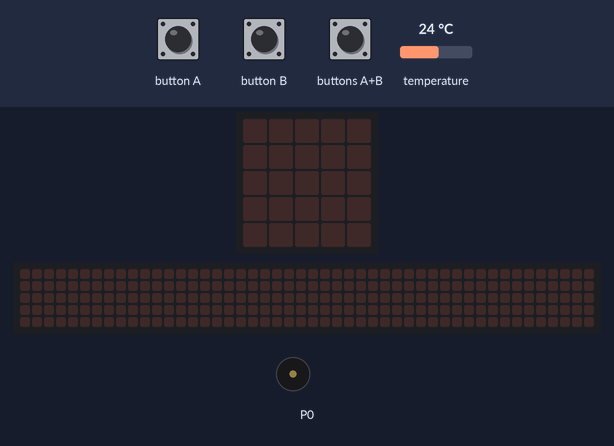
A program run on a simulated BBC micro:bit (MakeCode). On the bench: the board's 5×5 LED display, a strip that is not on the board, showing the scrolling text unrolled, buzzer (waves = sounding). Inputs (shaded band) come from the test bench; at power-on: temperature 24 °C. The 48×5 strip is a reading aid, not a part: it shows the text the display is scrolling, unrolled, one strip-width of it at a time.

Above: at 1.2 s.
1.3 s: button A pressed for 0.15 s
At 2.2 s:
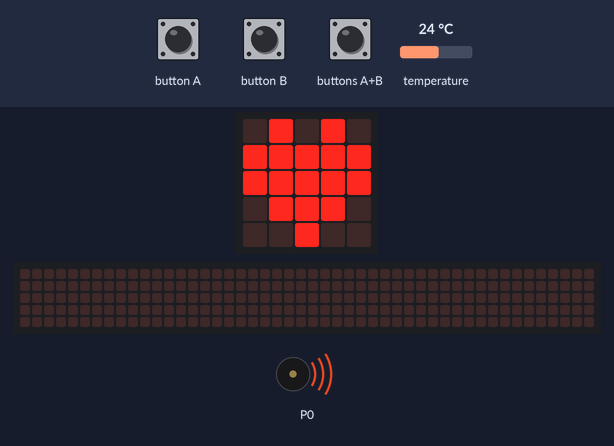
4.3 s: buttons A+B pressed for 0.15 s
At 7.0 s:
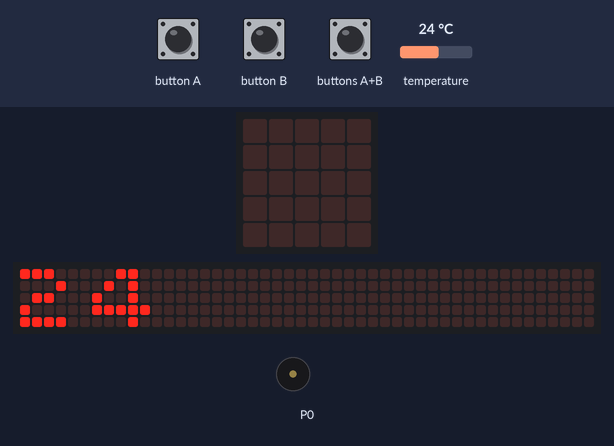
7.3 s: button A pressed for 0.15 s
At 7.65 s:
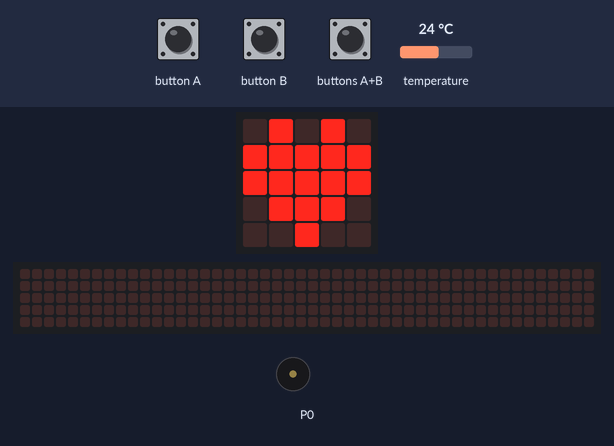
10.3 s: button B pressed for 0.15 s
At 11.2 s:
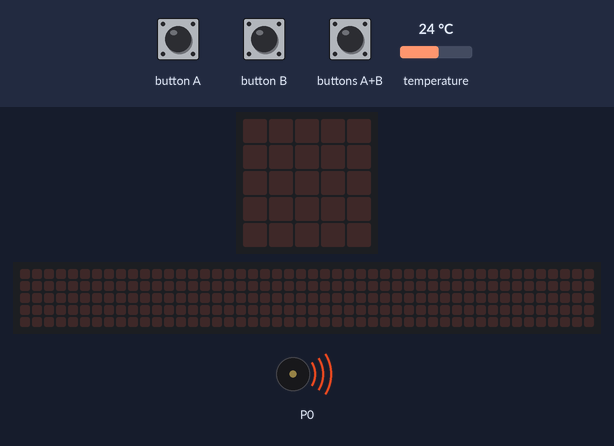
13.3 s: buttons A+B pressed for 1 s
At 14.52 s:
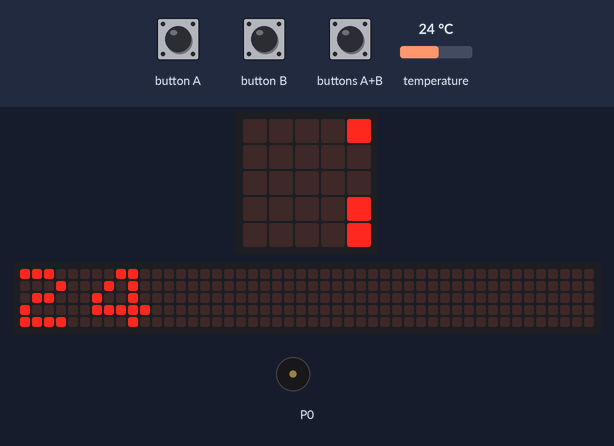
Timing chart, 0 to 16.3 s (numbered marks = the images above; inputs shaded):
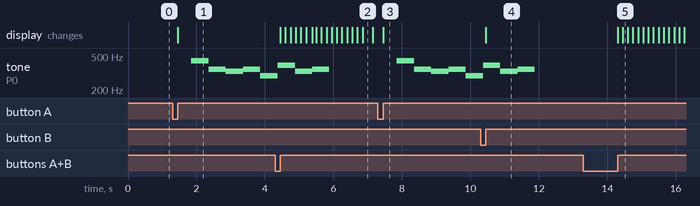

The program:

main.ts
```typescript
input.onButtonPressed(Button.A, function () {
    basic.showLeds(`
        . # . # .
        # # # # #
        # # # # #
        . # # # .
        . . # . .
        `)
    music.playMelody("A F E F D G E F ", 120)
})
input.onButtonPressed(Button.AB, function () {
    basic.showNumber(input.temperature())
})
input.onButtonPressed(Button.B, function () {
    basic.showLeds(`
        . . . . .
        . . . . .
        . . . . .
        . . . . .
        . . . . .
        `)
})
```

test.ts
```typescript
// i test vanno qui; questi non saranno compilati quando questo pacchetto viene usato come estensione.
```

Measured:
- after the input at 1.3 s, tone on P0: plays 440 Hz for 0.51 s, 349 Hz for 0.51 s, 330 Hz for 0.51 s, 349 Hz for 0.51 s, 294 Hz for 0.43 s, starting after 0.55 s; the display: changes after 0.15 s (image 1)
- after the input at 4.3 s, the display: first changes after 0.15 s (image 2 shows a later state)
- after the input at 7.3 s, tone on P0: plays 440 Hz for 0.51 s, 349 Hz for 0.51 s, 330 Hz for 0.51 s, 349 Hz for 0.51 s, 294 Hz for 0.43 s, starting after 0.55 s; the display: changes after 0.15 s (image 3)
- after the input at 10.3 s, the display: changes after 0.15 s (image 4)
- after the input at 13.3 s, the display: first changes after 1.0 s (image 5 shows a later state)
